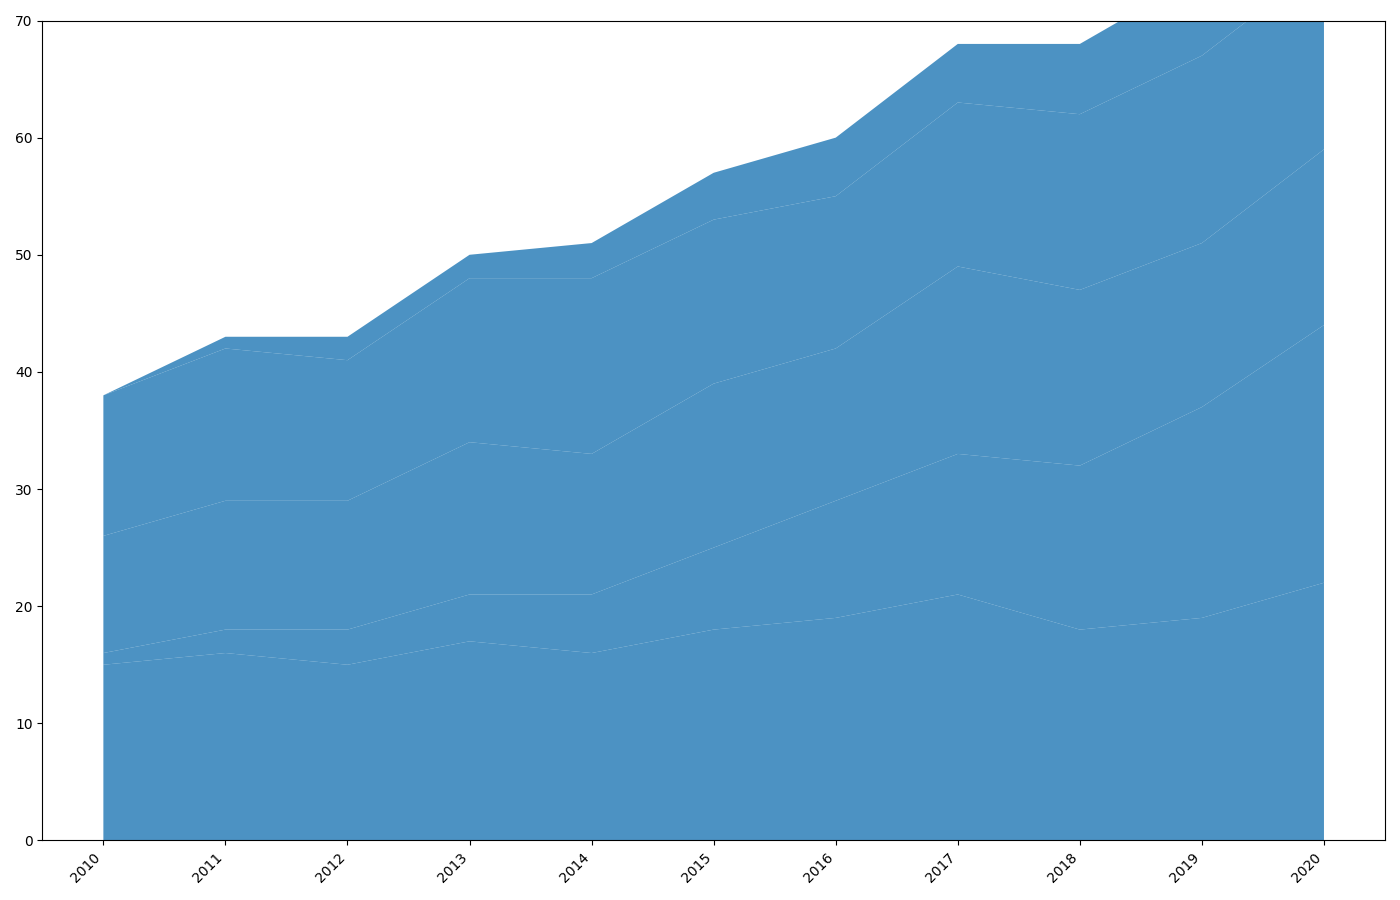

The Python source for this figure:
import matplotlib.pyplot as plt
import numpy as np

years = np.arange(2010, 2021)
nasa_missions = np.array([15, 16, 15, 17, 16, 18, 19, 21, 18, 19, 22])
spacex_missions = np.array([1, 2, 3, 4, 5, 7, 10, 12, 14, 18, 22])
esa_missions = np.array([10, 11, 11, 13, 12, 14, 13, 16, 15, 14, 15])
roscosmos_missions = np.array([12, 13, 12, 14, 15, 14, 13, 14, 15, 16, 16])
new_agency_missions = np.array([0, 1, 2, 2, 3, 4, 5, 5, 6, 7, 8])  # Made-up data for a new agency

data = np.vstack([nasa_missions, spacex_missions, esa_missions, roscosmos_missions, new_agency_missions])

fig, ax = plt.subplots(figsize=(14, 9))

single_color = '#1f77b4'  # Applying a single color for all data groups
ax.stackplot(years, data, colors=[single_color]*data.shape[0], alpha=0.8)

ax.set_xticks(years)
ax.set_yticks(np.arange(0, 71, 10))
ax.set_ylim(0, 70)
plt.xticks(rotation=45, ha='right')
plt.tight_layout()
plt.show()
